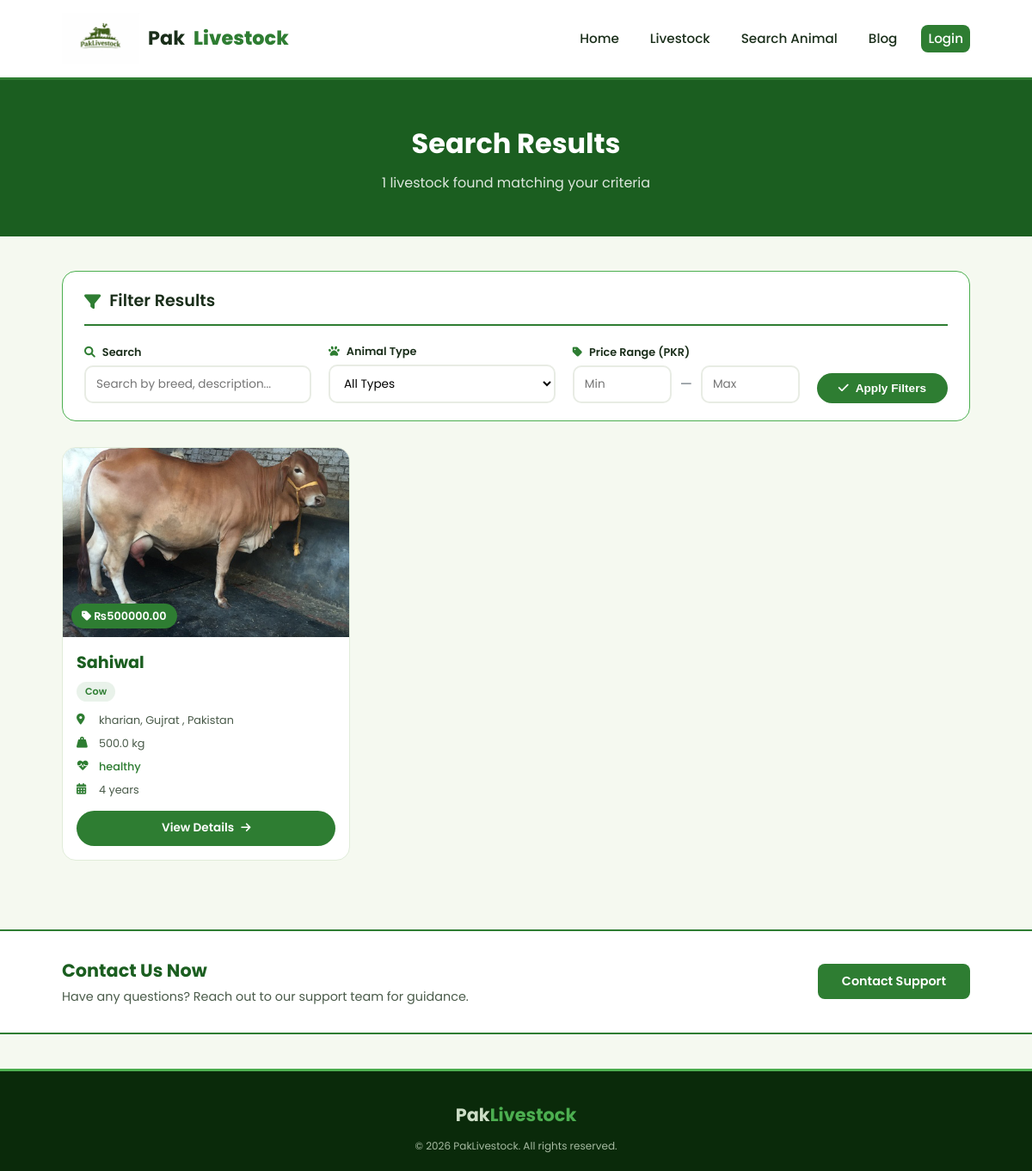
/search/, run on an earlier commit of the app's database.
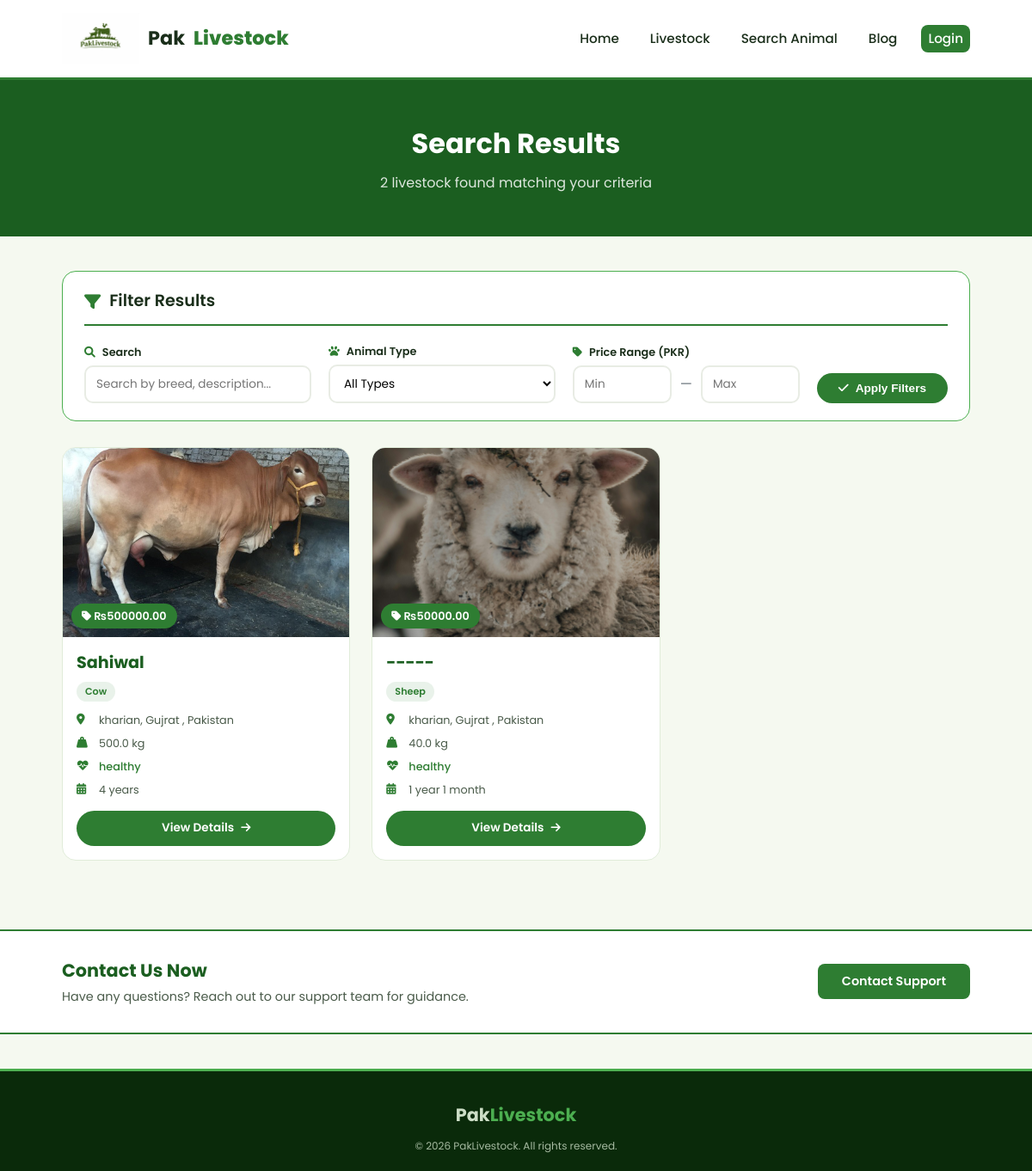
And on a later commit of the database.
### home/models.py (models this page shows, shortened)
class Livestock(models.Model):
    SPECIES_CHOICES = [
        ('buffalo', 'Buffalo'),
        ('cow', 'Cow'),
        ('goat', 'Goat'),
        ('sheep', 'Sheep'),
        ('ox', 'Ox'),
        ('chicken', 'Chicken'),
        ('home pets', 'Home Pets'),
        ('parrot', 'Parrot'),
        ('dog', 'Dog'),
        ('cat', 'Cat'),
        ('pigeon', 'Pigeon'),
        ('rabbit', 'Rabbit'),
        ('horse', 'Horse'),
    ]
    HEALTH_STATUS_CHOICES = [
        ('Healthy', 'Healthy'),
        ('Good', 'Good'),
        ('Critical', 'Critical'),
    ]
    AVAILABILITY_STATUS_CHOICES = [
        ('available', 'Available'),
        ('sold', 'Sold'),
    ]
    user = models.ForeignKey(settings.AUTH_USER_MODEL, on_delete=models.CASCADE, related_name='livestock')
    species = models.CharField(max_length=20, choices=SPECIES_CHOICES)
    breed = models.CharField(max_length=30)
    image = models.ImageField(upload_to='livestock_images/')
    age = models.PositiveIntegerField(
        blank=True,
        null=True,
        validators=[MinValueValidator(1, message='Value should be positive.')]
    )
    weight = models.FloatField(
        blank=True,
        null=True,
        validators=[MinValueValidator(0.01, message='Value should be positive.')]
    )
    health = models.CharField(max_length=20, choices=HEALTH_STATUS_CHOICES, blank=True, null=True)
    location = models.CharField(max_length=50)
    description = models.TextField(blank=True, null=True)
    price = models.DecimalField(
        max_digits=10,
        decimal_places=2,
        blank=True,
        null=True,
        validators=[MinValueValidator(0.01, message='Price should be positive.')]
    )
    phone = models.CharField(max_length=14, blank=True, null=True)
    owner_name = models.CharField(max_length=50, blank=True, null=True)
    availability_status = models.CharField(max_length=20, default='available')
    created_at = models.DateTimeField(auto_now_add=True)
    updated_at = models.DateTimeField(auto_now=True)
    def get_formatted_age(self):
        if self.age is None:
            return "Age not provided"
        total_months = int(self.age)
        years = total_months // 12
        months = total_months % 12
        if years > 0 and months > 0:
            return f"{years} year{'s' if years != 1 else ''} {months} month{'s' if months != 1 else ''}"
        elif years > 0:
            return f"{years} year{'s' if years != 1 else ''}"
        elif months > 0:
            return f"{months} month{'s' if months != 1 else ''}"
        else:
            return "0 months"

### home/views.py (the view)
# urls.py: path('search/', views.search_livestock, name='search_livestock'),
def search_livestock(request):
    query = request.GET.get('q', '')
    location = request.GET.get('location', '')
    species = request.GET.get('species', '')
    min_price = request.GET.get('min_price', '')
    max_price = request.GET.get('max_price', '')
    livestock_list = Livestock.objects.filter(availability_status='available')
    if query:
        livestock_list = livestock_list.filter(
            models.Q(breed__icontains=query) |
            models.Q(description__icontains=query) |
            models.Q(location__icontains=query)
        )
    if location:
        livestock_list = livestock_list.filter(location__icontains=location)
    if species:
        livestock_list = livestock_list.filter(species=species)
    if min_price != '':
        try:
            min_price = float(min_price)
            livestock_list = livestock_list.filter(price__gte=min_price)
        except ValueError:
            pass
    if max_price != '':
        try:
            max_price = float(max_price)
            livestock_list = livestock_list.filter(price__lte=max_price)
        except ValueError:
            pass
    all_locations = Livestock.objects.filter(availability_status='available').values_list('location', flat=True).distinct().order_by('location')
    context = {
        'livestock_list': livestock_list,
        'query': query,
        'location_filter': location,
        'species_filter': species,
        'min_price': min_price,
        'max_price': max_price,
        'locations': all_locations,
        'species_choices': Livestock.SPECIES_CHOICES,
        'total_results': livestock_list.count(),
    }
    return render(request, 'search_results.html', context)

### Templates/search_results.html (shortened to what this page needs)
{% load static %}
<!DOCTYPE html>
<html lang="en">
<head>
    <link rel="stylesheet" href="https://cdnjs.cloudflare.com/ajax/libs/font-awesome/6.0.0/css/all.min.css">
    <link rel="stylesheet" href="{% static 'search_results.css' %}">
</head>
<body>
<header class="navbar">
    <div class="logo">
        <img src="{% static 'images/logo.jpg' %}" alt="Pakistan Livestock Logo" class="logo-img">
         Pak<span>Livestock</span>
        </div>
    <nav>
        <a href="{% url 'home' %}">Home</a>
        <a href="{% url 'livestock' %}">Livestock</a>
        <a href="{% url 'search_livestock' %}" class="search">Search Animal</a>
        <a href="{% url 'blog' %}">Blog</a>
        {% if user.is_authenticated %}
            <a href="{% url 'favorite_list' %}">Favorites</a>
            <a href="{% url 'contact' %}" class="contact-btn">Contact Us</a>
            <a href="{% url 'add_livestock' %}">Add Livestock</a>
            <a href="{% url 'logout' %}" class="logout-btn">Logout</a>
        {% else %}
            <a href="{% url 'login' %}" class="login-btn">Login</a>
        {% endif %}
    </nav>
</header>
<section class="search-hero">
    <div class="search-hero-content">
        <h1>Search Results</h1>
        <p class="results-count">
            {{ total_results }} livestock found matching your criteria
        </p>
    </div>
</section>
<div class="search-container">
    <div class="filter-card">
        <div class="filter-header">
            <i class="fas fa-filter"></i>
            <h3>Filter Results</h3>
        </div>
        <form method="GET" action="{% url 'search_livestock' %}" class="filter-form">
            <div class="filter-row">
                <div class="filter-input-group">
                    <label><i class="fas fa-search"></i> Search</label>
                    <input type="text" name="q" value="{{ query }}" placeholder="Search by breed, description...">
                </div>
                <div class="filter-input-group">
                    <label><i class="fas fa-paw"></i> Animal Type</label>
                    <select name="species">
                        <option value="">All Types</option>
                    </select>
                </div>
                <div class="filter-input-group price-group">
                    <label><i class="fas fa-tag"></i> Price Range (PKR)</label>
                    <div class="price-inputs">
                        <input type="number" name="min_price" value="{{ min_price }}" placeholder="Min" min="0">
                        <span>—</span>
                        <input type="number" name="max_price" value="{{ max_price }}" placeholder="Max" min="0">
                    </div>
                </div>
                <button type="submit" class="apply-filter-btn">
                    <i class="fas fa-check"></i> Apply Filters
                </button>
            </div>
        </form>
    </div>
    <div class="results-section">
        {% if livestock_list %}
            <div class="results-grid">
                {% for item in livestock_list %}
                <div class="result-card">
                    <div class="card-image">
                        {% if item.image %}
                            <img src="{{ item.image.url }}" alt="{{ item.breed }}">
                        {% else %}
                            <div class="no-image">
                                <i class="fas fa-image"></i>
                                <span>No Image</span>
                            </div>
                        {% endif %}
                        <div class="price-badge">
                            <i class="fas fa-tag"></i> ₨{{ item.price }}
                        </div>
                        <div class="status-badge {{ item.availability_status }}">
                        </div>
                    </div>
                    <div class="card-info">
                        <h3>{{ item.breed }}</h3>
                        <span class="species-tag">
                            {{ item.get_species_display }}
                        </span>
                        <div class="info-details">
                            <div class="info-item">
                                <i class="fas fa-map-marker-alt"></i>
                                <span>{{ item.location }}</span>
                            </div>
                            <div class="info-item">
                                <i class="fas fa-weight-hanging"></i>
                                <span>{{ item.weight|default:"N/A" }} kg</span>
                            </div>
                            <div class="info-item">
                                <i class="fas fa-heartbeat"></i>
                                <span class="health-{{ item.health|lower }}">
                                    {{ item.get_health_display|default:"N/A" }}
                                </span>
                            </div>
                            <div class="info-item">
                                <i class="fas fa-calendar-alt"></i>
                                <span>{{ item.get_formatted_age }}</span>
                            </div>
                        </div>
                        <a href="{% url 'viewdetails' item.id %}" class="view-btn">
                            View Details <i class="fas fa-arrow-right"></i>
                        </a>
                    </div>
                </div>
                {% endfor %}
            </div>
        {% endif %}
    </div>
</div>
<div class="contact-bar">
    <div class="contact-bar-content">
        <div class="contact-text">
            <h3>Contact Us Now</h3>
            <p>Have any questions? Reach out to our support team for guidance.</p>
        </div>
        <a href="{% url 'contact' %}" class="contact-bar-btn">
            Contact Support
        </a>
    </div>
</div>
<footer class="contact-footer">
    <div class="footer-content">
        <div class="footer-logo">
            Pak<span>Livestock</span>
        </div>
        <p class="copyright">&copy; 2026 PakLivestock. All rights reserved.</p>
    </div>
</footer>
</body>
</html>

What changed in the data, as far as the page shows it:
added Livestock: image (picture), price "50000.00", breed "-----", species "Sheep", location "kharian, Gujrat , Pakistan", weight "40.0", health "healthy", get_formatted_age "1 year 1 month"
Also different on the page:
{{ total_results }}: "1" → "2"
